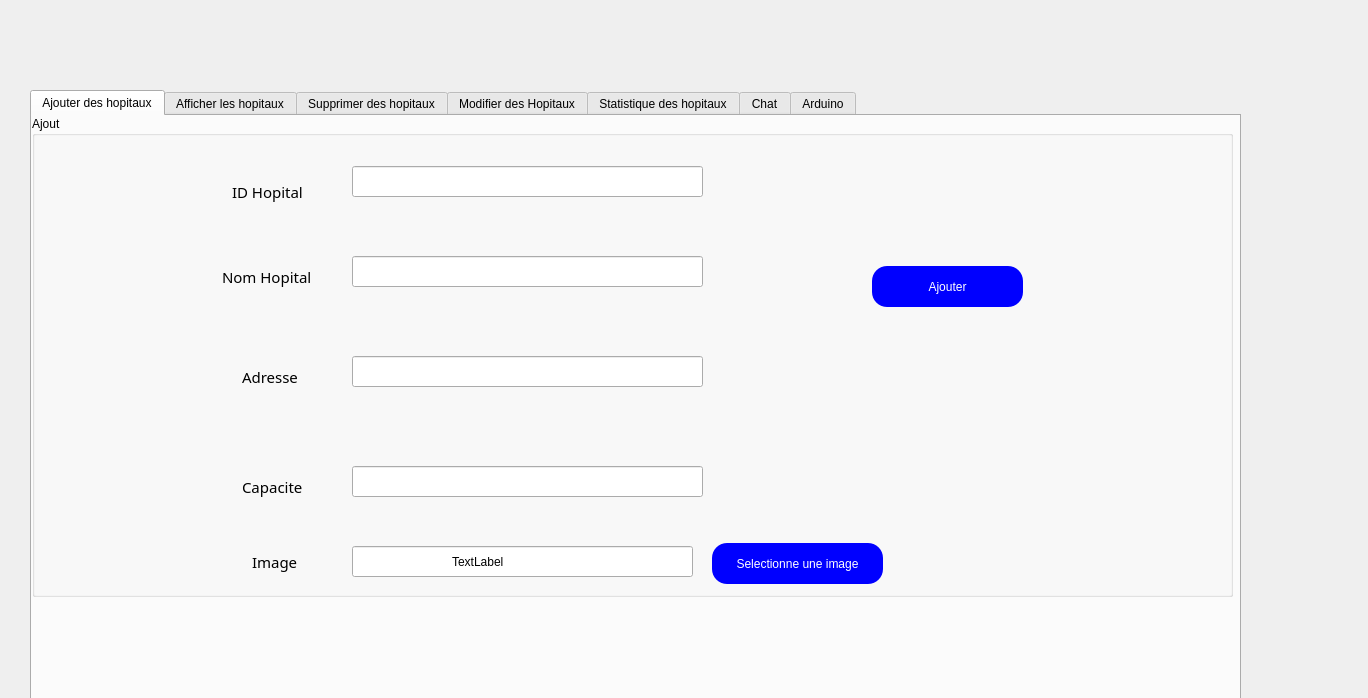
<?xml version="1.0" encoding="UTF-8"?>
<ui version="4.0">
 <class>gestionhopitaux</class>
 <widget class="QDialog" name="gestionhopitaux">
  <property name="geometry">
   <rect>
    <x>0</x>
    <y>0</y>
    <width>1368</width>
    <height>698</height>
   </rect>
  </property>
  <property name="windowTitle">
   <string>Dialog</string>
  </property>
  <widget class="QTabWidget" name="tabWidget">
   <property name="geometry">
    <rect>
     <x>30</x>
     <y>90</y>
     <width>1211</width>
     <height>631</height>
    </rect>
   </property>
   <property name="currentIndex">
    <number>0</number>
   </property>
   <widget class="QWidget" name="tab">
    <attribute name="title">
     <string>Ajouter des hopitaux</string>
    </attribute>
    <widget class="QGroupBox" name="groupBox">
     <property name="geometry">
      <rect>
       <x>0</x>
       <y>0</y>
       <width>1201</width>
       <height>481</height>
      </rect>
     </property>
     <property name="title">
      <string>Ajout</string>
     </property>
     <widget class="QLabel" name="label">
      <property name="geometry">
       <rect>
        <x>200</x>
        <y>60</y>
        <width>91</width>
        <height>31</height>
       </rect>
      </property>
      <property name="font">
       <font>
        <family>Myanmar Text</family>
        <pointsize>11</pointsize>
       </font>
      </property>
      <property name="text">
       <string>ID Hopital</string>
      </property>
     </widget>
     <widget class="QLabel" name="label_2">
      <property name="geometry">
       <rect>
        <x>210</x>
        <y>350</y>
        <width>91</width>
        <height>41</height>
       </rect>
      </property>
      <property name="font">
       <font>
        <family>Myanmar Text</family>
        <pointsize>11</pointsize>
       </font>
      </property>
      <property name="text">
       <string>Capacite</string>
      </property>
     </widget>
     <widget class="QLabel" name="label_3">
      <property name="geometry">
       <rect>
        <x>190</x>
        <y>140</y>
        <width>121</width>
        <height>41</height>
       </rect>
      </property>
      <property name="font">
       <font>
        <family>Myanmar Text</family>
        <pointsize>11</pointsize>
       </font>
      </property>
      <property name="text">
       <string>Nom Hopital</string>
      </property>
     </widget>
     <widget class="QLabel" name="label_4">
      <property name="geometry">
       <rect>
        <x>210</x>
        <y>240</y>
        <width>101</width>
        <height>41</height>
       </rect>
      </property>
      <property name="font">
       <font>
        <family>Myanmar Text</family>
        <pointsize>11</pointsize>
       </font>
      </property>
      <property name="text">
       <string>Adresse</string>
      </property>
     </widget>
     <widget class="QLineEdit" name="id_hopital">
      <property name="geometry">
       <rect>
        <x>320</x>
        <y>50</y>
        <width>351</width>
        <height>31</height>
       </rect>
      </property>
      <property name="text">
       <string/>
      </property>
     </widget>
     <widget class="QLineEdit" name="nom_hopital">
      <property name="geometry">
       <rect>
        <x>320</x>
        <y>140</y>
        <width>351</width>
        <height>31</height>
       </rect>
      </property>
      <property name="text">
       <string/>
      </property>
     </widget>
     <widget class="QLineEdit" name="adresse">
      <property name="geometry">
       <rect>
        <x>320</x>
        <y>240</y>
        <width>351</width>
        <height>31</height>
       </rect>
      </property>
      <property name="text">
       <string/>
      </property>
     </widget>
     <widget class="QLineEdit" name="capacite">
      <property name="geometry">
       <rect>
        <x>320</x>
        <y>350</y>
        <width>351</width>
        <height>31</height>
       </rect>
      </property>
      <property name="text">
       <string/>
      </property>
     </widget>
     <widget class="QPushButton" name="boutton_ajouter">
      <property name="geometry">
       <rect>
        <x>840</x>
        <y>150</y>
        <width>151</width>
        <height>41</height>
       </rect>
      </property>
      <property name="styleSheet">
       <string notr="true">background-color: blue;
color: white;
border-radius: 15px;</string>
      </property>
      <property name="text">
       <string>Ajouter</string>
      </property>
     </widget>
     <widget class="QWidget" name="widget" native="true">
      <property name="geometry">
       <rect>
        <x>820</x>
        <y>270</y>
        <width>221</width>
        <height>171</height>
       </rect>
      </property>
      <property name="styleSheet">
       <string notr="true">image: url(:/image1/ambulance.png);</string>
      </property>
     </widget>
     <widget class="QLabel" name="label_16">
      <property name="geometry">
       <rect>
        <x>220</x>
        <y>420</y>
        <width>91</width>
        <height>51</height>
       </rect>
      </property>
      <property name="font">
       <font>
        <family>Myanmar Text</family>
        <pointsize>11</pointsize>
       </font>
      </property>
      <property name="text">
       <string>Image</string>
      </property>
     </widget>
     <widget class="QLineEdit" name="lineEdit">
      <property name="geometry">
       <rect>
        <x>320</x>
        <y>430</y>
        <width>341</width>
        <height>31</height>
       </rect>
      </property>
     </widget>
     <widget class="QLabel" name="label_17">
      <property name="geometry">
       <rect>
        <x>420</x>
        <y>410</y>
        <width>231</width>
        <height>71</height>
       </rect>
      </property>
      <property name="text">
       <string>TextLabel</string>
      </property>
     </widget>
     <widget class="QPushButton" name="pushButton_3">
      <property name="geometry">
       <rect>
        <x>680</x>
        <y>427</y>
        <width>171</width>
        <height>41</height>
       </rect>
      </property>
      <property name="styleSheet">
       <string notr="true">background-color: blue;
color: white;
border-radius: 15px;</string>
      </property>
      <property name="text">
       <string>Selectionne une image</string>
      </property>
     </widget>
    </widget>
   </widget>
   <widget class="QWidget" name="tab_2">
    <attribute name="title">
     <string>Afficher les hopitaux</string>
    </attribute>
    <widget class="QTableView" name="tab_hopitaux">
     <property name="geometry">
      <rect>
       <x>10</x>
       <y>70</y>
       <width>771</width>
       <height>411</height>
      </rect>
     </property>
    </widget>
    <widget class="QLineEdit" name="search">
     <property name="geometry">
      <rect>
       <x>190</x>
       <y>20</y>
       <width>301</width>
       <height>31</height>
      </rect>
     </property>
    </widget>
    <widget class="QPushButton" name="search_button">
     <property name="geometry">
      <rect>
       <x>500</x>
       <y>20</y>
       <width>131</width>
       <height>31</height>
      </rect>
     </property>
     <property name="styleSheet">
      <string notr="true">background-color: blue;
color: white;
border-radius: 15px;</string>
     </property>
     <property name="text">
      <string>Search</string>
     </property>
    </widget>
    <widget class="QPushButton" name="button_pdf">
     <property name="geometry">
      <rect>
       <x>930</x>
       <y>150</y>
       <width>161</width>
       <height>41</height>
      </rect>
     </property>
     <property name="styleSheet">
      <string notr="true">background-color: red;
color: white;
border-radius: 15px;</string>
     </property>
     <property name="text">
      <string>PDF</string>
     </property>
    </widget>
    <widget class="QComboBox" name="comboBox">
     <property name="geometry">
      <rect>
       <x>930</x>
       <y>251</y>
       <width>161</width>
       <height>41</height>
      </rect>
     </property>
     <property name="styleSheet">
      <string notr="true">background-color: blue;
color: white;
border-radius: 15px;</string>
     </property>
     <item>
      <property name="text">
       <string>ID_HOPITAUX</string>
      </property>
     </item>
     <item>
      <property name="text">
       <string>NOM</string>
      </property>
     </item>
     <item>
      <property name="text">
       <string>ADRESSE</string>
      </property>
     </item>
    </widget>
    <widget class="QLabel" name="label_5">
     <property name="geometry">
      <rect>
       <x>790</x>
       <y>255</y>
       <width>131</width>
       <height>31</height>
      </rect>
     </property>
     <property name="font">
      <font>
       <pointsize>12</pointsize>
      </font>
     </property>
     <property name="text">
      <string>      Trier par :</string>
     </property>
    </widget>
    <widget class="QWidget" name="widget_5" native="true">
     <property name="geometry">
      <rect>
       <x>1030</x>
       <y>370</y>
       <width>161</width>
       <height>131</height>
      </rect>
     </property>
     <property name="styleSheet">
      <string notr="true">image: url(:/image1/ambulance.png);</string>
     </property>
    </widget>
   </widget>
   <widget class="QWidget" name="tab_3">
    <attribute name="title">
     <string>Supprimer des hopitaux</string>
    </attribute>
    <widget class="QPushButton" name="boutton_supprimer">
     <property name="geometry">
      <rect>
       <x>460</x>
       <y>180</y>
       <width>131</width>
       <height>41</height>
      </rect>
     </property>
     <property name="styleSheet">
      <string notr="true">background-color: red;
color: white;
border-radius: 15px;</string>
     </property>
     <property name="text">
      <string>Supprimer</string>
     </property>
    </widget>
    <widget class="QLabel" name="label_6">
     <property name="geometry">
      <rect>
       <x>30</x>
       <y>200</y>
       <width>111</width>
       <height>31</height>
      </rect>
     </property>
     <property name="font">
      <font>
       <family>Myanmar Text</family>
       <pointsize>11</pointsize>
      </font>
     </property>
     <property name="text">
      <string>ID_Hopital</string>
     </property>
    </widget>
    <widget class="QLineEdit" name="id_hopital_2">
     <property name="geometry">
      <rect>
       <x>130</x>
       <y>190</y>
       <width>291</width>
       <height>31</height>
      </rect>
     </property>
    </widget>
    <widget class="QTableView" name="tab_hopitaux_3">
     <property name="geometry">
      <rect>
       <x>670</x>
       <y>10</y>
       <width>521</width>
       <height>471</height>
      </rect>
     </property>
    </widget>
    <widget class="QWidget" name="widget_6" native="true">
     <property name="geometry">
      <rect>
       <x>10</x>
       <y>350</y>
       <width>191</width>
       <height>161</height>
      </rect>
     </property>
     <property name="styleSheet">
      <string notr="true">image: url(:/image1/ambulance.png);</string>
     </property>
    </widget>
   </widget>
   <widget class="QWidget" name="tab_4">
    <attribute name="title">
     <string>Modifier des Hopitaux</string>
    </attribute>
    <widget class="QLabel" name="label_7">
     <property name="geometry">
      <rect>
       <x>20</x>
       <y>60</y>
       <width>91</width>
       <height>31</height>
      </rect>
     </property>
     <property name="font">
      <font>
       <family>Myanmar Text</family>
       <pointsize>11</pointsize>
      </font>
     </property>
     <property name="text">
      <string>ID Hopital</string>
     </property>
    </widget>
    <widget class="QLabel" name="label_8">
     <property name="geometry">
      <rect>
       <x>20</x>
       <y>130</y>
       <width>121</width>
       <height>41</height>
      </rect>
     </property>
     <property name="font">
      <font>
       <family>Myanmar Text</family>
       <pointsize>11</pointsize>
      </font>
     </property>
     <property name="text">
      <string>Nom Hopital</string>
     </property>
    </widget>
    <widget class="QLabel" name="label_9">
     <property name="geometry">
      <rect>
       <x>20</x>
       <y>210</y>
       <width>101</width>
       <height>41</height>
      </rect>
     </property>
     <property name="font">
      <font>
       <family>Myanmar Text</family>
       <pointsize>11</pointsize>
      </font>
     </property>
     <property name="text">
      <string>Adresse</string>
     </property>
    </widget>
    <widget class="QLabel" name="label_10">
     <property name="geometry">
      <rect>
       <x>20</x>
       <y>290</y>
       <width>91</width>
       <height>41</height>
      </rect>
     </property>
     <property name="font">
      <font>
       <family>Myanmar Text</family>
       <pointsize>11</pointsize>
      </font>
     </property>
     <property name="text">
      <string>Capacite</string>
     </property>
    </widget>
    <widget class="QPushButton" name="boutton_modifier">
     <property name="geometry">
      <rect>
       <x>480</x>
       <y>160</y>
       <width>141</width>
       <height>41</height>
      </rect>
     </property>
     <property name="styleSheet">
      <string notr="true">background-color: blue;
color: white;
border-radius: 15px;</string>
     </property>
     <property name="text">
      <string>Modifier</string>
     </property>
    </widget>
    <widget class="QLineEdit" name="id_hopital_3">
     <property name="geometry">
      <rect>
       <x>160</x>
       <y>50</y>
       <width>261</width>
       <height>31</height>
      </rect>
     </property>
     <property name="text">
      <string/>
     </property>
     <property name="readOnly">
      <bool>true</bool>
     </property>
    </widget>
    <widget class="QLineEdit" name="nom_hopital_2">
     <property name="geometry">
      <rect>
       <x>160</x>
       <y>130</y>
       <width>261</width>
       <height>31</height>
      </rect>
     </property>
     <property name="text">
      <string/>
     </property>
    </widget>
    <widget class="QLineEdit" name="adresse_2">
     <property name="geometry">
      <rect>
       <x>160</x>
       <y>210</y>
       <width>261</width>
       <height>31</height>
      </rect>
     </property>
     <property name="text">
      <string/>
     </property>
    </widget>
    <widget class="QLineEdit" name="capacite_2">
     <property name="geometry">
      <rect>
       <x>160</x>
       <y>290</y>
       <width>261</width>
       <height>31</height>
      </rect>
     </property>
     <property name="text">
      <string/>
     </property>
    </widget>
    <widget class="QWidget" name="widget_2" native="true">
     <property name="geometry">
      <rect>
       <x>440</x>
       <y>300</y>
       <width>221</width>
       <height>171</height>
      </rect>
     </property>
     <property name="styleSheet">
      <string notr="true">image: url(:/image1/ambulance.png);</string>
     </property>
    </widget>
    <widget class="QTableView" name="tab_hopitaux_2">
     <property name="geometry">
      <rect>
       <x>680</x>
       <y>10</y>
       <width>511</width>
       <height>471</height>
      </rect>
     </property>
    </widget>
   </widget>
   <widget class="QWidget" name="tab_5">
    <attribute name="title">
     <string>Statistique des hopitaux</string>
    </attribute>
    <widget class="QFrame" name="horizontalFrame">
     <property name="geometry">
      <rect>
       <x>10</x>
       <y>20</y>
       <width>1191</width>
       <height>491</height>
      </rect>
     </property>
     <layout class="QHBoxLayout" name="horizontalLayout"/>
    </widget>
   </widget>
   <widget class="QWidget" name="tab_7">
    <attribute name="title">
     <string>Chat</string>
    </attribute>
    <widget class="QTextEdit" name="textEdit">
     <property name="geometry">
      <rect>
       <x>20</x>
       <y>60</y>
       <width>1161</width>
       <height>341</height>
      </rect>
     </property>
    </widget>
    <widget class="QLineEdit" name="nickname">
     <property name="geometry">
      <rect>
       <x>490</x>
       <y>11</y>
       <width>441</width>
       <height>41</height>
      </rect>
     </property>
    </widget>
    <widget class="QPushButton" name="bind">
     <property name="geometry">
      <rect>
       <x>730</x>
       <y>470</y>
       <width>141</width>
       <height>41</height>
      </rect>
     </property>
     <property name="styleSheet">
      <string notr="true">background-color: blue;
color: white;
border-radius: 15px;</string>
     </property>
     <property name="text">
      <string>Connecter</string>
     </property>
    </widget>
    <widget class="QPushButton" name="send">
     <property name="geometry">
      <rect>
       <x>730</x>
       <y>410</y>
       <width>141</width>
       <height>41</height>
      </rect>
     </property>
     <property name="styleSheet">
      <string notr="true">background-color: red;
color: white;
border-radius: 15px;</string>
     </property>
     <property name="text">
      <string>Envoyer</string>
     </property>
    </widget>
    <widget class="QLineEdit" name="message">
     <property name="geometry">
      <rect>
       <x>130</x>
       <y>420</y>
       <width>561</width>
       <height>91</height>
      </rect>
     </property>
    </widget>
    <widget class="QLabel" name="label_11">
     <property name="geometry">
      <rect>
       <x>380</x>
       <y>20</y>
       <width>111</width>
       <height>31</height>
      </rect>
     </property>
     <property name="font">
      <font>
       <family>Myanmar Text</family>
       <pointsize>12</pointsize>
      </font>
     </property>
     <property name="text">
      <string>Nickname:</string>
     </property>
    </widget>
    <widget class="QLabel" name="label_12">
     <property name="geometry">
      <rect>
       <x>30</x>
       <y>450</y>
       <width>111</width>
       <height>31</height>
      </rect>
     </property>
     <property name="font">
      <font>
       <family>Myanmar Text</family>
       <pointsize>12</pointsize>
      </font>
     </property>
     <property name="text">
      <string>Message:</string>
     </property>
    </widget>
    <widget class="QWidget" name="widget_4" native="true">
     <property name="geometry">
      <rect>
       <x>1040</x>
       <y>400</y>
       <width>161</width>
       <height>131</height>
      </rect>
     </property>
     <property name="styleSheet">
      <string notr="true">image: url(:/image1/ambulance.png);</string>
     </property>
    </widget>
   </widget>
   <widget class="QWidget" name="tab_8">
    <attribute name="title">
     <string>Arduino</string>
    </attribute>
    <widget class="QLabel" name="label_13">
     <property name="geometry">
      <rect>
       <x>20</x>
       <y>60</y>
       <width>131</width>
       <height>41</height>
      </rect>
     </property>
     <property name="font">
      <font>
       <family>Myanmar Text</family>
       <pointsize>18</pointsize>
      </font>
     </property>
     <property name="text">
      <string>Lampe:</string>
     </property>
    </widget>
    <widget class="QPushButton" name="pushButton">
     <property name="geometry">
      <rect>
       <x>160</x>
       <y>40</y>
       <width>141</width>
       <height>51</height>
      </rect>
     </property>
     <property name="text">
      <string>ON</string>
     </property>
    </widget>
    <widget class="QPushButton" name="pushButton_2">
     <property name="geometry">
      <rect>
       <x>330</x>
       <y>40</y>
       <width>141</width>
       <height>51</height>
      </rect>
     </property>
     <property name="text">
      <string>OFF</string>
     </property>
    </widget>
    <widget class="QLabel" name="label_14">
     <property name="geometry">
      <rect>
       <x>150</x>
       <y>280</y>
       <width>111</width>
       <height>41</height>
      </rect>
     </property>
     <property name="font">
      <font>
       <family>Myanmar Text</family>
       <pointsize>18</pointsize>
      </font>
     </property>
     <property name="text">
      <string>Etat</string>
     </property>
    </widget>
    <widget class="QLabel" name="label_15">
     <property name="geometry">
      <rect>
       <x>30</x>
       <y>280</y>
       <width>81</width>
       <height>41</height>
      </rect>
     </property>
     <property name="font">
      <font>
       <family>Myanmar Text</family>
       <pointsize>18</pointsize>
      </font>
     </property>
     <property name="text">
      <string>ETAT:</string>
     </property>
    </widget>
    <widget class="QTableView" name="tab_hopitaux_4">
     <property name="geometry">
      <rect>
       <x>270</x>
       <y>130</y>
       <width>771</width>
       <height>411</height>
      </rect>
     </property>
    </widget>
   </widget>
  </widget>
 </widget>
 <resources/>
 <connections/>
</ui>
